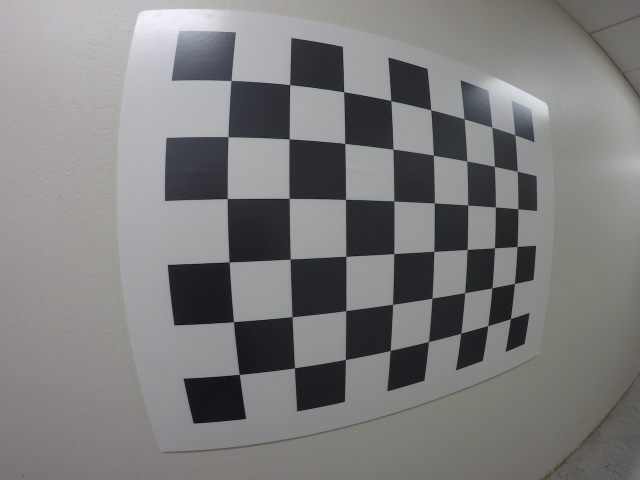
#> input picture advanced lane detection/calibration_wide/GOPR0032.jpg, 1280 x 960 px, given in place of lane.mp4, which was not available (shown at 1/2 size)
$ python 'Advance lane detection using opencv.py'   (older library calls are emulated)
#> lines starting #> are read from the running program, lines starting #| are printed output that depends on the picture; after the words box and inside, x2 and y2 are one past the last pixel; in counts of white or black regions, pixels touching at a corner belong together; pictures that were not available may be replaced by others from this repository, and a replacement may not be noted
import cv2
import matplotlib.pyplot as plt
import numpy as np
import pickle
import time


dist_pickle = pickle.load(open("calibration_wide/wide_dist_pickle.p", "rb"))
#> (reads advanced lane detection/calibration_wide/wide_dist_pickle.p from the repository)
mtx = dist_pickle["mtx"]
dist = dist_pickle["dist"]


def undistort_image(img, mtx, dist):
    return cv2.undistort(img, mtx, dist, None, mtx)


def abs_sobel_thresh(img,  orient = 'x', thresh_min=0, thresh_max=255):
    gray = cv2.cvtColor(img, cv2.COLOR_BGR2GRAY)
    if orient=='x':
        sobel = cv2.Sobel(gray, cv2.CV_64F, 1, 0)
    else:
        sobel = cv2.Sobel(gray, cv2.CV_64F, 0, 1)

    abs_sobel = np.absolute(sobel)

    scaled_sobel = np.uint8(255*abs_sobel / np.max(abs_sobel))
    abs_binary = np.zeros_like(scaled_sobel)
    abs_binary[(scaled_sobel >= thresh_min) & (scaled_sobel <= thresh_max)] = 255
    return abs_binary

def mag_thresh(img,  sobel_kernel=3, thresh_min=0, thresh_max=255):
    gray = cv2.cvtColor(img, cv2.COLOR_BGR2GRAY)
    sobelx = cv2.Sobel(gray, cv2.CV_64F, 1, 0, ksize=sobel_kernel)
    sobely = cv2.Sobel(gray, cv2.CV_64F, 0, 1, ksize=sobel_kernel)

    abs_sobelx = np.absolute(sobelx)
    abs_sobely = np.absolute(sobely)

    abs_sobel = ((abs_sobelx)**2 + (abs_sobely)**2)**0.5

    scaled_sobel = np.uint8(255*abs_sobel / np.max(abs_sobel))
    mag_binary = np.zeros_like(scaled_sobel)
    mag_binary[(scaled_sobel >= thresh_min) & (scaled_sobel <= thresh_max)] = 255
    return mag_binary


def dir_thresh(img,  sobel_kernel=3, thresh_min=0, thresh_max=np.pi/2):
    gray = cv2.cvtColor(img, cv2.COLOR_BGR2GRAY)
    sobelx = cv2.Sobel(gray, cv2.CV_64F, 1, 0, ksize=sobel_kernel)
    sobely = cv2.Sobel(gray, cv2.CV_64F, 0, 1, ksize=sobel_kernel)

    abs_sobelx = np.absolute(sobelx)
    abs_sobely = np.absolute(sobely)

    arctanSobel=np.arctan2(abs_sobely, abs_sobelx)


    dir_binary = np.zeros_like(arctanSobel)
    dir_binary[(arctanSobel >= thresh_min) & (arctanSobel <= thresh_max)] = 255
    return dir_binary

def combined_thresh(img):
    ksize = 3  # Choose a larger odd number to smooth gradient measurements
    gradx = abs_sobel_thresh(img, orient='x', thresh_min=20, thresh_max=100)
    grady = abs_sobel_thresh(img, orient='y', thresh_min=20, thresh_max=100)
    mag_binary = mag_thresh(img, sobel_kernel=ksize, thresh_min=20, thresh_max=100)
    dir_binary = dir_thresh(img, sobel_kernel=ksize, thresh_min=0.7, thresh_max=1.3)
    combined = np.zeros_like(dir_binary)
    combined[((gradx == 255) & (grady == 255)) | ((mag_binary == 255) & (dir_binary == 255))] = 255
    return combined


def hls_select(img, thresh=(0,255)):
    hls=cv2.cvtColor(img, cv2.COLOR_BGR2HLS)
    l_channel =hls[:, : , 1]
    l_Binary = np.zeros_like(l_channel)
    l_Binary[(l_channel >= thresh[0]) & (l_channel <= thresh[1])] = 255
    return l_Binary

def pipeline(img):

    combined = combined_thresh(img)
    l_channel = hls_select(img, (150,255))
    combined_binary = np.zeros_like(combined)
    combined_binary[(l_channel == 255) | (combined == 255)] = 255
    return combined_binary


def warp(img):
    h, w = img.shape[:2]

    src = np.float32([[w, h - 10],  # br
                      [0, h-10],    # bl
                      [546, 460],  # tl
                      [732, 460]])  # tr

    dst = np.float32([[w, h],  # br
                      [0, h],  # bl
                      [0, 0],  # tl
                      [w, 0]])  # tr

    M = cv2.getPerspectiveTransform(src, dst)

    warped = cv2.warpPerspective(img, M, (w, h), flags=cv2.INTER_LINEAR)

    return warped

def unwarp(img):
    h, w = img.shape[:2]
    src = np.float32([[w, h - 10],  # br
                      [0, h - 10],  # bl
                      [546, 460],  # tl
                      [732, 460]])  # tr

    dst = np.float32([[w, h],  # br
                      [0, h],  # bl
                      [0, 0],  # tl
                      [w, 0]])  # tr


    Minv = cv2.getPerspectiveTransform(dst, src)

    unwarped = cv2.warpPerspective(img, Minv, (w, h), flags=cv2.INTER_LINEAR)

    return unwarped


def find_lane_pixels(img):
    binary = pipeline(img)
    warped = warp(binary)

    histogram = np.sum(warped[int(warped.shape[0] / 2):, :], axis=0)
    out_img = np.dstack((warped, warped, warped))

    midpoint= int(histogram.shape[0]//2)
    leftx_base = np.argmax(histogram[:midpoint])
    rightx_base = np.argmax(histogram[midpoint:]) + midpoint

    nwindows= 9
    margin=100
    minpix=50

    window_height=int(warped.shape[0]//nwindows)
    nonzero = warped.nonzero()
    nonzeroy = np.array(nonzero[0])
    nonzerox = np.array(nonzero[1])

    leftx_current = leftx_base
    rightx_current = rightx_base

    left_lane_inds = []
    right_lane_inds = []

    for window in range (nwindows):
        win_y_low = warped.shape[0] - (window + 1) * window_height
        win_y_high = warped.shape[0] - window * window_height
        win_xleft_low = leftx_current - margin
        win_xleft_high = leftx_current + margin
        win_xright_low = rightx_current - margin
        win_xright_high = rightx_current + margin

        cv2.rectangle(out_img, (win_xleft_low, win_y_low),
                      (win_xleft_high, win_y_high), (0, 255, 0), 2)
        cv2.rectangle(out_img, (win_xright_low, win_y_low),
                      (win_xright_high, win_y_high), (0, 255, 0), 2)
        good_left_inds = ((nonzeroy >= win_y_low) & (nonzeroy < win_y_high) &
                          (nonzerox >= win_xleft_low) & (nonzerox < win_xleft_high)).nonzero()[0]
        good_right_inds = ((nonzeroy >= win_y_low) & (nonzeroy < win_y_high) &
                           (nonzerox >= win_xright_low) & (nonzerox < win_xright_high)).nonzero()[0]

        left_lane_inds.append(good_left_inds)
        right_lane_inds.append(good_right_inds)

        if len(good_left_inds) > minpix:
            leftx_current = int(np.mean(nonzerox[good_left_inds]))
        if len(good_right_inds) > minpix:
            rightx_current = int(np.mean(nonzerox[good_right_inds]))

    try:
        left_lane_inds = np.concatenate(left_lane_inds)
        right_lane_inds = np.concatenate(right_lane_inds)
    except ValueError:
        # Avoids an error if the above is not implemented fully
        pass

    leftx = nonzerox[left_lane_inds]
    lefty = nonzeroy[left_lane_inds]
    rightx = nonzerox[right_lane_inds]
    righty = nonzeroy[right_lane_inds]

    return leftx, lefty, rightx, righty, out_img


def fit_poly(img_shape, leftx, lefty, rightx, righty):
    left_fit = np.polyfit(lefty, leftx, 2)
    right_fit = np.polyfit(righty, rightx, 2)

    ploty = np.linspace(0, img_shape[0] - 1, img_shape[0])

    left_fitx = left_fit[0] * ploty ** 2 + left_fit[1] * ploty + left_fit[2]
    right_fitx = right_fit[0] * ploty ** 2 + right_fit[1] * ploty + right_fit[2]

    return left_fitx, right_fitx, ploty


def search_around_poly(binary_warped, leftx, lefty, rightx, righty, undist):
    # HYPERPARAMETER
    # Choose the width of the margin around the previous polynomial to search

    margin = 100

    left_fit = np.polyfit(lefty, leftx, 2)
    right_fit = np.polyfit(righty, rightx, 2)
    # Grab activated pixels
    nonzero = binary_warped.nonzero()
    nonzeroy = np.array(nonzero[0])
    nonzerox = np.array(nonzero[1])

    left_lane_inds = ((nonzerox > (left_fit[0] * (nonzeroy ** 2) + left_fit[1] * nonzeroy +
                                   left_fit[2] - margin)) & (nonzerox < (left_fit[0] * (nonzeroy ** 2) +
                                                                         left_fit[1] * nonzeroy + left_fit[
                                                                             2] + margin)))
    right_lane_inds = ((nonzerox > (right_fit[0] * (nonzeroy ** 2) + right_fit[1] * nonzeroy +
                                    right_fit[2] - margin)) & (nonzerox < (right_fit[0] * (nonzeroy ** 2) +
                                                                           right_fit[1] * nonzeroy + right_fit[
                                                                               2] + margin)))

    # Again, extract left and right line pixel positions
    leftx = nonzerox[left_lane_inds]
    lefty = nonzeroy[left_lane_inds]
    rightx = nonzerox[right_lane_inds]
    righty = nonzeroy[right_lane_inds]

    # Fit new polynomials
    left_fitx, right_fitx, ploty = fit_poly(binary_warped.shape, leftx, lefty, rightx, righty)

    ## Visualization ##
    # Create an image to draw on and an image to show the selection window
    out_img = np.dstack((binary_warped, binary_warped, binary_warped)) * 255
    window_img = np.zeros_like(out_img)
    # Color in left and right line pixels
    out_img[nonzeroy[left_lane_inds], nonzerox[left_lane_inds]] = [255, 0, 0]
    out_img[nonzeroy[right_lane_inds], nonzerox[right_lane_inds]] = [0, 0, 255]

    # Generate a polygon to illustrate the search window area
    # And recast the x and y points into usable format for cv2.fillPoly()
    left_line_window1 = np.array([np.transpose(np.vstack([left_fitx - margin, ploty]))])
    left_line_window2 = np.array([np.flipud(np.transpose(np.vstack([left_fitx + margin,
                                                                    ploty])))])
    left_line_pts = np.hstack((left_line_window1, left_line_window2))
    right_line_window1 = np.array([np.transpose(np.vstack([right_fitx - margin, ploty]))])
    right_line_window2 = np.array([np.flipud(np.transpose(np.vstack([right_fitx + margin,
                                                                     ploty])))])
    right_line_pts = np.hstack((right_line_window1, right_line_window2))

    # Draw the lane onto the warped blank image
    cv2.fillPoly(window_img, np.int_([left_line_pts]), (255, 0, 0))
    cv2.fillPoly(window_img, np.int_([right_line_pts]), (0, 0, 255))

    # Plot the polynomial lines onto the image
    plt.plot(left_fitx, ploty, color='yellow')
    plt.plot(right_fitx, ploty, color='yellow')

    warp_zero = np.zeros_like(binary_warped).astype(np.uint8)
    color_warp = np.dstack((warp_zero, warp_zero, warp_zero))

    # Recast the x and y points into usable format for cv2.fillPoly()
    pts_left = np.array([np.transpose(np.vstack([left_fitx, ploty]))])
    pts_right = np.array([np.flipud(np.transpose(np.vstack([right_fitx, ploty])))])
    pts = np.hstack((pts_left, pts_right))

    # Draw the lane onto the warped blank image
    cv2.fillPoly(color_warp, np.int_([pts]), (0, 255, 0))

    # Warp the blank back to original image space using inverse perspective matrix (Minv)
    newwarp = unwarp(color_warp)
    # Combine the result with the original image
    result = cv2.addWeighted(undist, 1, newwarp, 0.3, 0)
    plt.imshow(result)


    return result


lane_video = cv2.VideoCapture('lane.mp4')

if not lane_video.isOpened():
    print("Error in opening video source file.")

prev_frame_time = 0

new_frame_time = 0

while lane_video.isOpened():
    ret, image_of_car=lane_video.read()
#> image_of_car is the input picture: shape (960, 1280, 3); mean B, G, R 124.7, 124.9, 125.1

    if ret:


        img = np.copy(image_of_car)
        ysize=img.shape[0]
#> ysize = 960
        xsize=img.shape[1]
#> xsize = 1280
        undist = undistort_image(img, mtx, dist)
        combined_warped=pipeline(img)
#> in combined_thresh, `gradx = abs_sobel_thresh(img, orient='x', thresh_min=20, thresh_max=100)`:
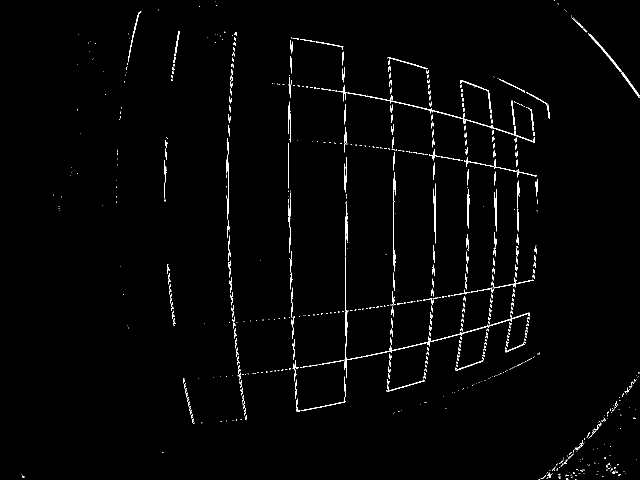
#> gradx: shape (960, 1280) (shown at 1/2 size); 1.3% white in thin lines or dots
#> in combined_thresh, `grady = abs_sobel_thresh(img, orient='y', thresh_min=20, thresh_max=100)`: grady: shape (960, 1280); 1.4% white in thin lines or dots
#> in combined_thresh, `mag_binary = mag_thresh(img, sobel_kernel=ksize, thresh_min=20, thresh..`: mag_binary: shape (960, 1280); 2.3% white in thin lines or dots
#> in combined_thresh, `dir_binary = dir_thresh(img, sobel_kernel=ksize, thresh_min=0.7, thres..`: dir_binary: shape (960, 1280) float64; 40.2% white in thin lines or dots
#> in pipeline, `combined = combined_thresh(img)`: combined: shape (960, 1280) float64; 0.48% white in thin lines or dots
#> in hls_select, `hls=cv2.cvtColor(img, cv2.COLOR_BGR2HLS)`: hls: shape (960, 1280, 3); mean of channels 0, 1, 2 68.6, 125.1, 8.1
#> in pipeline, `l_channel = hls_select(img, (150,255))`: l_channel: shape (960, 1280); 34.7% white; 926 white regions (882 under 20 px), largest, box (x1, y1, x2, y2) and area: (0, 0, 1280, 760) 329759, (456, 275, 579, 398) 14696, (460, 520, 582, 643) 13146
#> combined_warped: shape (960, 1280) float64; 35.1% white; 2116 white regions (2050 under 20 px), largest, box (x1, y1, x2, y2) and area: (0, 0, 1280, 760) 333895, (456, 171, 691, 398) 26146, (691, 203, 867, 403) 17375
        binary_warped=warp(combined_warped)

        leftx, lefty, rightx, righty, out_img = find_lane_pixels(img)
#> in find_lane_pixels, `histogram = np.sum(warped[int(warped.shape[0] / 2):, :], axis=0)`: histogram = 1280 values, max 83342.9 at index 265, min 19.92 at index 699, mean 35518.4
#> in find_lane_pixels, `leftx_base = np.argmax(histogram[:midpoint])`: leftx_base = 265
#> in find_lane_pixels, `rightx_base = np.argmax(histogram[midpoint:]) + midpoint`: rightx_base = 855
#> in find_lane_pixels, `nonzero = warped.nonzero()`: nonzero = 491239 positions, rows 0 to 959, columns 0 to 1279
#> in find_lane_pixels, `leftx_current = leftx_base`: leftx_current = 265
#> in find_lane_pixels, `rightx_current = rightx_base`: rightx_current = 855
#> the loop in find_lane_pixels, `for window in range (nwindows):` made 9 passes
#> (win_xleft_low, win_xleft_high, win_xright_low, win_xright_high, leftx_current, rightx_current) on passes 1, 2, 3, 4, 5, 7, 8, 9: (165, 365, 755, 955, 199, 870), (99, 299, 770, 970, 190, 875), (90, 290, 775, 975, 228, 869), (128, 328, 769, 969, 227, 892), (127, 327, 792, 992, 229, 916), (129, 329, 749, 949, 323, 832), (223, 423, 732, 932, 357, 831), (257, 457, 731, 931, 358, 830)
#> (win_xleft_low, win_xleft_high, win_xright_low, win_xright_high, rightx_current) on pass 6: (129, 329, 816, 1016, 849)
#> after the loop in find_lane_pixels, `for window in range (nwindows):`:
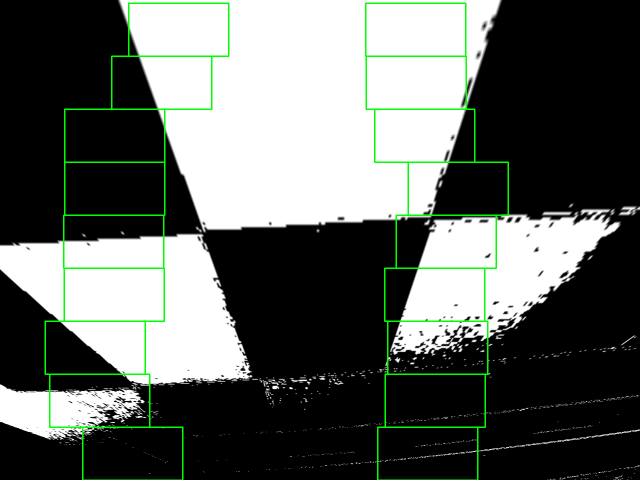
#> out_img: shape (960, 1280, 3) float64 (shown at 1/2 size); mean of channels 0, 1, 2 94.7, 99.7, 94.7; drawn as B, G, R
#> after the loop in find_lane_pixels, `for window in range (nwindows):`: left_lane_inds = 9 items

        result=search_around_poly(binary_warped, leftx, lefty, rightx, righty, undist)
#> in search_around_poly, `left_fit = np.polyfit(lefty, leftx, 2)`: left_fit = [0.000101, -0.319, 383.7]
#> in search_around_poly, `right_fit = np.polyfit(righty, rightx, 2)`: right_fit = [-0.000134, 0.21, 808.4]
#> in search_around_poly, `nonzero = binary_warped.nonzero()`: nonzero = 491239 positions, rows 0 to 959, columns 0 to 1279
#> in fit_poly, `left_fit = np.polyfit(lefty, leftx, 2)`: left_fit = [-8.2e-05, -0.189, 387.8]
#> in fit_poly, `right_fit = np.polyfit(righty, rightx, 2)`: right_fit = [-5.18e-05, 0.166, 807.4]
#> in fit_poly, `left_fitx = left_fit[0] * ploty ** 2 + left_fit[1] * ploty + left_fit[2]`: left_fitx = 960 values, max 387.8 at index 0, min 130.8 at index 959, mean 271.9
#> in fit_poly, `right_fitx = right_fit[0] * ploty ** 2 + right_fit[1] * ploty + right_..`: right_fitx = 960 values from 807.4 to 919.1
#> in search_around_poly, `left_fitx, right_fitx, ploty = fit_poly(binary_warped.shape, leftx, le..`: ploty = 960 values from 0 to 959
#> in search_around_poly, `out_img[nonzeroy[right_lane_inds], nonzerox[right_lane_inds]] = [0, 0,..`:
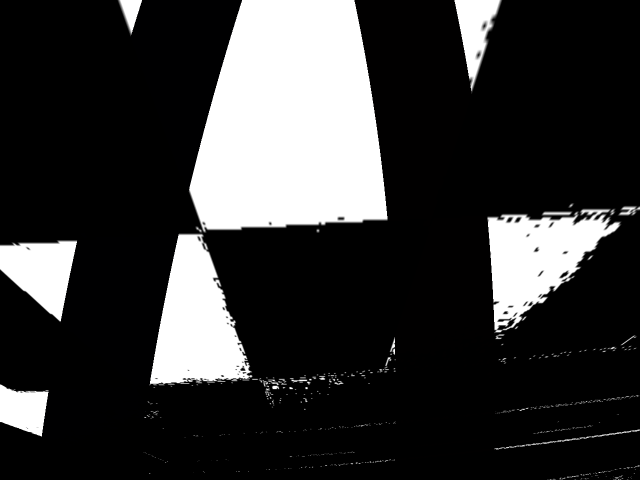
#> out_img: shape (960, 1280, 3) float64 (shown at 1/2 size); mean of channels 0, 1, 2 13371.5, 13348.8, 13372.9; drawn with min black and max white
#> in search_around_poly, `left_line_window1 = np.array([np.transpose(np.vstack([left_fitx - marg..`: left_line_window1 = 960 pairs, first value 30.79 to 287.8, second value 0 to 959
#> in search_around_poly, `left_line_window2 = np.array([np.flipud(np.transpose(np.vstack([left_f..`: left_line_window2 = 960 pairs, first value 230.8 to 487.8, second value 0 to 959
#> in search_around_poly, `left_line_pts = np.hstack((left_line_window1, left_line_window2))`: left_line_pts = 1920 pairs, first value 30.79 to 487.8, second value 0 to 959
#> in search_around_poly, `right_line_window1 = np.array([np.transpose(np.vstack([right_fitx - ma..`: right_line_window1 = 960 pairs, first value 707.4 to 819.1, second value 0 to 959
#> in search_around_poly, `right_line_window2 = np.array([np.flipud(np.transpose(np.vstack([right..`: right_line_window2 = 960 pairs, first value 907.4 to 1019.1, second value 0 to 959
#> in search_around_poly, `right_line_pts = np.hstack((right_line_window1, right_line_window2))`: right_line_pts = 1920 pairs, first value 707.4 to 1019.1, second value 0 to 959
#> in search_around_poly, `cv2.fillPoly(window_img, np.int_([right_line_pts]), (0, 0, 255))`:
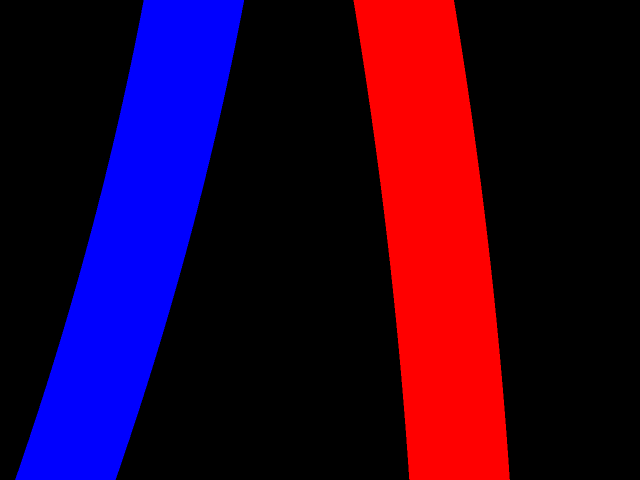
#> window_img: shape (960, 1280, 3) float64 (shown at 1/2 size); mean of channels 0, 1, 2 40, 0, 40; drawn as B, G, R
#> in search_around_poly, `pts_left = np.array([np.transpose(np.vstack([left_fitx, ploty]))])`: pts_left = 960 pairs, first value 130.8 to 387.8, second value 0 to 959
#> in search_around_poly, `pts_right = np.array([np.flipud(np.transpose(np.vstack([right_fitx, pl..`: pts_right = 960 pairs, first value 807.4 to 919.1, second value 0 to 959
#> in search_around_poly, `pts = np.hstack((pts_left, pts_right))`: pts = 1920 pairs, first value 130.8 to 919.1, second value 0 to 959
#> in search_around_poly, `cv2.fillPoly(color_warp, np.int_([pts]), (0, 255, 0))`:
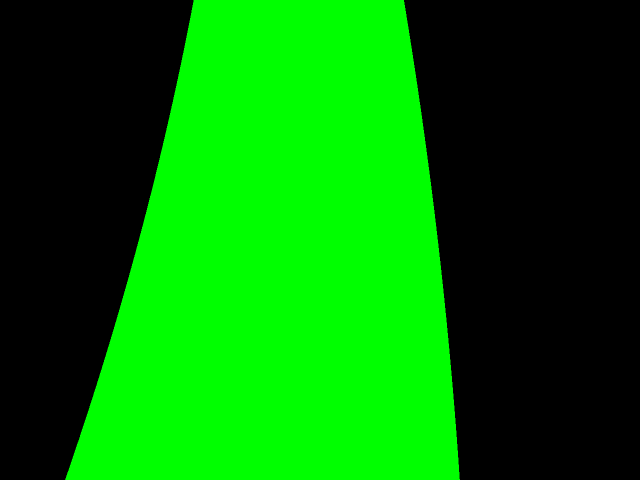
#> color_warp: shape (960, 1280, 3) (shown at 1/2 size); mean of channels 0, 1, 2 0, 119.6, 0; drawn as B, G, R
#> in unwarp, `Minv = cv2.getPerspectiveTransform(dst, src)`: Minv = [[0.145, -0.569, 546], [0, -0.335, 460], [0, -0.00089, 1]]
        font = cv2.FONT_HERSHEY_SIMPLEX
#> font = 0

        new_frame_time = time.time()


        fps = 1 / (new_frame_time - prev_frame_time)
        prev_frame_time = new_frame_time

        fps = int(fps)

        fps = str(fps)


        cv2.putText(result, fps, (7, 70), font, 3, (100, 255, 0), 3, cv2.LINE_AA)
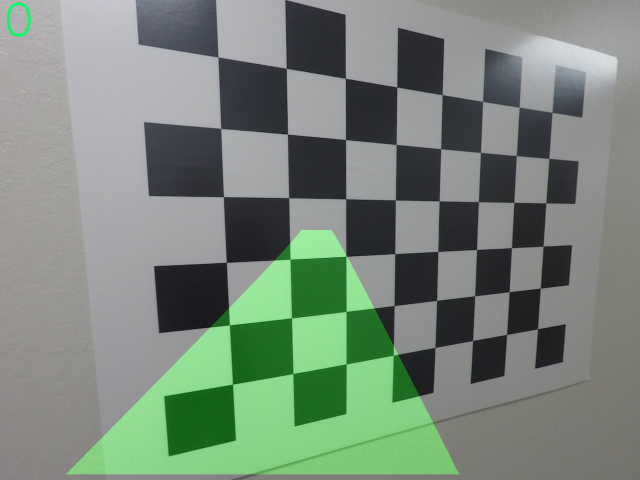
#> result: shape (960, 1280, 3) (shown at 1/2 size); mean B, G, R 122.6, 134.8, 121.2

        cv2.imshow('final', result)

        if cv2.waitKey(25) & 0xFF == ord('q'):
#> (key q is pressed here)
            break
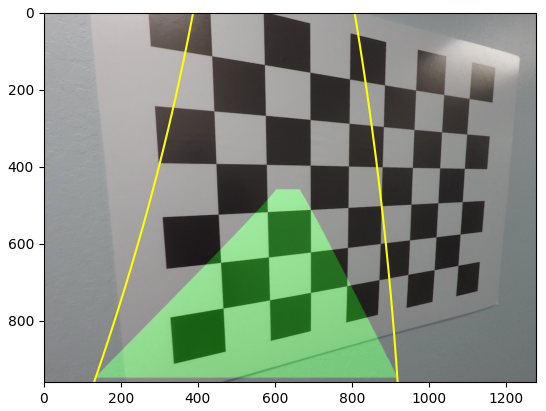
#> figure drawn by matplotlib, 1 panel; B, G, R data is drawn as R, G, B
